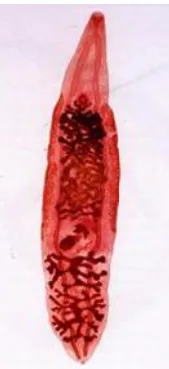
#> input picture subjects/parasitology/figures/bigtable/clonorchis-body.webp, 169 x 369 px
$ python -i build_para_figures.py   (imports and definitions only)
#> lines starting #> are read from the running program, lines starting #| are printed output that depends on the picture; after the words box and inside, x2 and y2 are one past the last pixel; in counts of white or black regions, pixels touching at a corner belong together
#!/usr/bin/env python3
"""寄蟲圖片 → subjects/parasitology/figures/（slides 裁切 webp）＋ figures.json

來源（都在 slides/parasitology/）：
- 1線蟲圖檔.pdf、2吸蟲圖檔.pdf：學科圖譜，整頁就是一張「蟲卵／蟲體＋大小形狀顏色」投影片
- 吸蟲實驗.pdf：實驗課「吸蟲實驗」ppt 另存的 PDF（整頁）
- Mixed ova 圖譜.pdf：原色等比蟲卵圖譜，裁成線蟲、吸蟲兩塊
- 上課 pptx：直接取出投影片裡的 CDC 生活史圖（ppt/media）
- 上課 deck 的 PDF（PowerPoint 另存）：生活史圖多是 EMF 向量圖，取不出來，改從 PDF 整頁裁切；
  for2h-1／for2h-2 是吸蟲的舊版 .ppt，也一樣另存 PDF
手繪生活史觀念圖由 tools/build_para_cycles.py 產生，要先跑那支。
手繪 SVG 放在 subjects/parasitology/figures/<id>.svg，這裡只寫說明。
需要 pymupdf 與 Pillow。執行：python3 tools/build_para_figures.py（在 repo 根目錄）
"""
import io, json, os, re, zipfile
import fitz
from PIL import Image

SRC = "slides/parasitology"
ROOT = "subjects/parasitology"
OUT = f"{ROOT}/figures/slides"
W = 1400

NEM, TRE, MIX = "1線蟲圖檔.pdf", "2吸蟲圖檔.pdf", "Mixed ova 圖譜.pdf"
LAB = "吸蟲實驗.pdf"  # 實驗課「吸蟲實驗」.ppt 用 PowerPoint 另存的 PDF
P0907 = "20260907-北醫醫學系-M2-Introduction_  STHs_ Toxocara canis_ Enterobius vermicularis.pptx"
P0914 = "20260914-北醫醫學系-M2-Capillaria_ Strongyloides stercoralis_ Foodborne Nematodes.pptx"
P0922 = "20250922-M2-Trichinella_ Anisakis_ Angiostrongylus cantonensis_ Filaria.pptx"
D0907, D0914, D0922 = (x.replace(".pptx", ".pdf") for x in (P0907, P0914, P0922))
F1, F2 = "for2h-1.pdf", "for2h-2.pdf"  # 鄭柏青吸蟲 slides（.ppt 另存 PDF）
D1102 = "20261102-M2-Cestodes-Outline & Pseudophyllidea.pdf"  # 范家堃絛蟲 slides（.pptx 用 PowerPoint 另存 PDF）
DECK = {D0907: "0907 Introduction、STHs、Toxocara、Enterobius", D0914: "0914 Capillaria、Strongyloides、Foodborne nematodes",
        D0922: "0922 Trichinella、Anisakis、A. cantonensis、Filaria", F1: "吸蟲 for2h-1（鄭柏青）", F2: "吸蟲 for2h-2（鄭柏青）",
        D1102: "1102 Cestodes Outline、Pseudophyllidea",
        LAB: "吸蟲實驗（實驗課 slides）", NEM: "線蟲圖譜（1 線蟲圖檔）", TRE: "吸蟲圖譜（2 吸蟲圖檔）", MIX: "人體常見寄生蟲蟲卵原色等比圖譜",
        P0914: "0914 Capillaria、Strongyloides、Foodborne nematodes", P0922: "0922 Trichinella、Anisakis、A. cantonensis、Filaria"}


def save(im, name):
    im = im.convert("RGB")
    if im.width > W:
        im = im.resize((W, round(im.height * W / im.width)), Image.LANCZOS)
    os.makedirs(OUT, exist_ok=True)
    im.save(f"{OUT}/{name}.webp", "WEBP", quality=80, method=6)
    return im.size


def pdf_crop(pdf, page, box=(0, 0, 1, 0.93)):
    """box 是頁面比例 (x0, y0, x1, y1)；預設切掉頁尾學科名稱那一條。"""
    p = fitz.open(f"{SRC}/{pdf}")[page - 1]
    r = p.rect
    clip = fitz.Rect(r.x0 + box[0] * r.width, r.y0 + box[1] * r.height, r.x0 + box[2] * r.width, r.y0 + box[3] * r.height)
    z = max(2.0, 2 * W / clip.width)
    pix = p.get_pixmap(matrix=fitz.Matrix(z, z), clip=clip)
    return Image.open(io.BytesIO(pix.tobytes("png")))


def trim(im, pad=16):
    """切掉四周的白邊"""
    g = im.convert("L").point(lambda v: 255 if v < 245 else 0)
    bb = g.getbbox()
    if not bb:
        return im
    return im.crop((max(bb[0] - pad, 0), max(bb[1] - pad, 0), min(bb[2] + pad, im.width), min(bb[3] + pad, im.height)))


def pptx_media(pptx, media):
    with zipfile.ZipFile(f"{SRC}/{pptx}") as z:
        return Image.open(io.BytesIO(z.read(f"ppt/media/{media}")))


def svg(id, ch, title, topics, kw, cap):
    assert os.path.exists(f"{ROOT}/figures/{id}.svg"), id
    return dict(id=id, chapter=ch, title=title, topics=topics, keywords=kw, caption=cap)


def slide(id, ch, title, topics, kw, cap, src, page, box=None, media=None):
    name = id[len("slide-"):] if id.startswith("slide-") else id  # 不用 removeprefix：本機 python3 是 3.8
    im = pptx_media(src, media) if media else pdf_crop(src, page, box or (0, 0, 1, 0.93))
    if src in (D0907, D0914, D0922, F1, F2, D1102):
        im = trim(im)
    w, h = save(im, name)
    return dict(id=id, chapter=ch, title=title, topics=topics, keywords=kw, caption=cap,
                type="slide", src=f"figures/slides/{name}.webp", deck=DECK[src], page=str(page), w=w, h=h)


FULL = (0, 0, 1, 1)

# [297 lines that did not run here, left out]

# [3 lines not run here, left out]

>>> from PIL import Image
>>> picture = Image.open('../subjects/parasitology/figures/bigtable/clonorchis-body.webp')
#> picture is the input picture: PIL image 169x369 RGB; mean R, G, B 225, 181, 185.5
>>> result = trim(picture)
#> in trim, `g = im.convert("L").point(lambda v: 255 if v < 245 else 0)`:
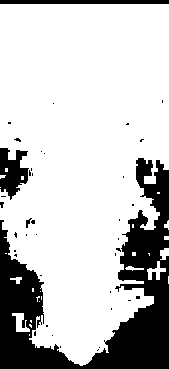
#> g: PIL image 169x369 L; 77% white; 40 black regions (36 under 20 px), largest, box (x1, y1, x2, y2) and area: (0, 158, 169, 369) 12557, (0, 148, 29, 200) 922, (0, 0, 169, 4) 676, (26, 218, 32, 228) 28
#> in trim, `bb = g.getbbox()`: bb = (0, 4, 169, 366)
